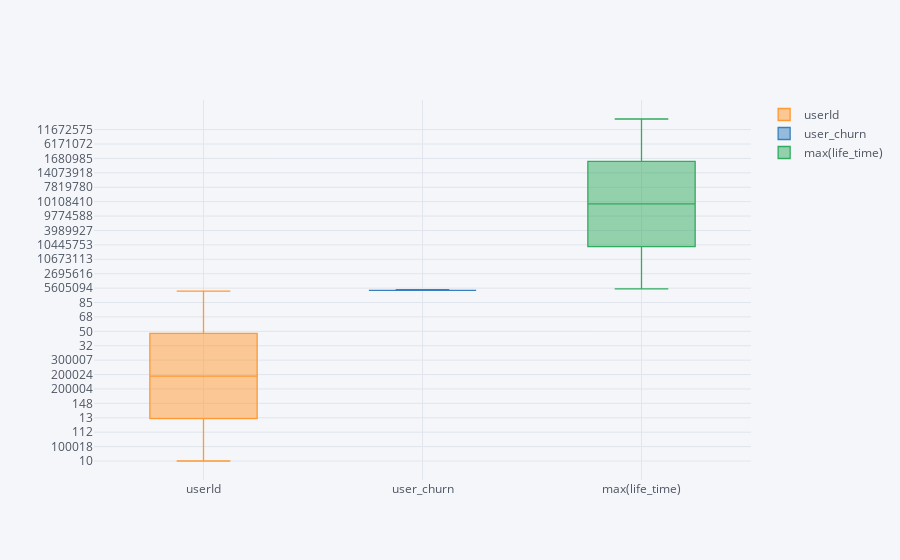

The cell this chart's notebook holds for it:
### Code cell
import cufflinks as cf
from plotly.offline import download_plotlyjs, init_notebook_mode, plot, iplot

cf.go_offline()

life_time_df.iplot(x ='user_churn', y='max(life_time)' ,kind='box')

### Figure 1 — Plotly figure (JSON) as saved in the notebook; plotly's stock layout.template omitted (floating-point values rounded to 4 significant figures; data arrays with more than 128 entries replaced by an {"elided": "..."} marker saying what was removed)
{"data": [{"boxpoints": false, "line": {"width": 1.3}, "marker": {"color": "rgba(255, 153, 51, 1.0)"}, "name": "userId", "orientation": "v", "type": "box", "y": {"elided": "225 str values"}}, {"boxpoints": false, "line": {"width": 1.3}, "marker": {"color": "rgba(55, 128, 191, 1.0)"}, "name": "user_churn", "orientation": "v", "type": "box", "y": {"elided": "225 int values"}}, {"boxpoints": false, "line": {"width": 1.3}, "marker": {"color": "rgba(50, 171, 96, 1.0)"}, "name": "max(life_time)", "orientation": "v", "type": "box", "y": {"elided": "225 int values"}}], "layout": {"legend": {"bgcolor": "#F5F6F9", "font": {"color": "#4D5663"}}, "paper_bgcolor": "#F5F6F9", "plot_bgcolor": "#F5F6F9", "title": {"font": {"color": "#4D5663"}}, "xaxis": {"gridcolor": "#E1E5ED", "showgrid": true, "tickfont": {"color": "#4D5663"}, "title": {"font": {"color": "#4D5663"}, "text": ""}, "zerolinecolor": "#E1E5ED"}, "yaxis": {"gridcolor": "#E1E5ED", "showgrid": true, "tickfont": {"color": "#4D5663"}, "title": {"font": {"color": "#4D5663"}, "text": ""}, "zerolinecolor": "#E1E5ED"}}}
